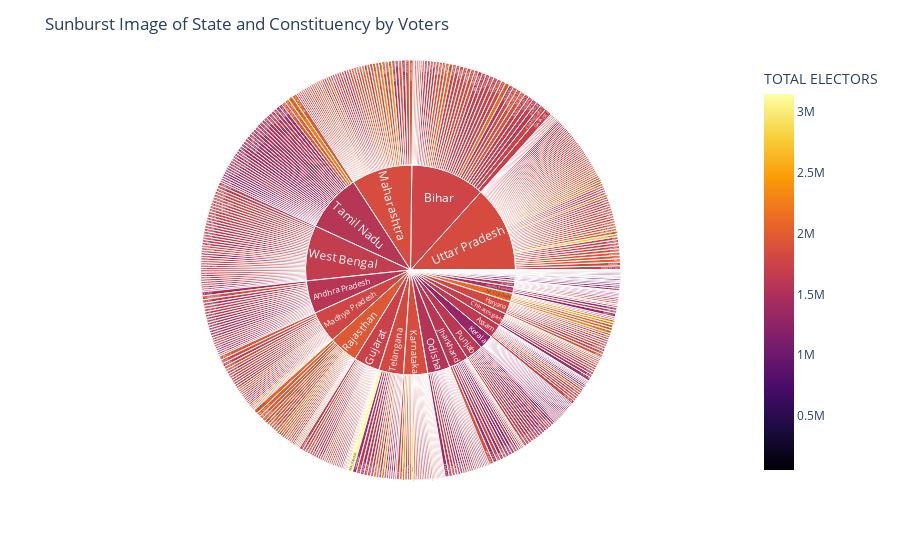

Notebook cell for this chart:
### Markdown cell above
#### Sunburst image of all the States and Constituencies

### Code cell
st_con_vt=vote[['STATE','CONSTITUENCY','TOTAL ELECTORS']]

fig = px.sunburst(st_con_vt, path=['STATE','CONSTITUENCY'], values='TOTAL ELECTORS',
                  color='TOTAL ELECTORS',
                  color_continuous_scale='Inferno')

fig.update_layout(title_text='Sunburst Image of State and Constituency by Voters')
fig.show()

### Figure 1 — Plotly figure (JSON) as saved in the notebook; plotly's stock layout.template omitted (floating-point values rounded to 4 significant figures; data arrays with more than 128 entries replaced by an {"elided": "..."} marker saying what was removed)
{"data": [{"branchvalues": "total", "customdata": {"elided": "578x1 float values"}, "domain": {"x": [0, 1], "y": [0, 1]}, "hovertemplate": "labels=%{label}<br>TOTAL ELECTORS_sum=%{value}<br>parent=%{parent}<br>id=%{id}<br>TOTAL ELECTORS=%{color}<extra></extra>", "ids": {"elided": "578 str values"}, "labels": {"elided": "578 str values"}, "marker": {"coloraxis": "coloraxis", "colors": {"elided": "578 float values"}}, "name": "", "parents": {"elided": "578 str values"}, "type": "sunburst", "values": {"elided": "578 float values"}}], "layout": {"coloraxis": {"colorbar": {"title": {"text": "TOTAL ELECTORS"}}, "colorscale": [[0, "#000004"], [0.1111, "#1b0c41"], [0.2222, "#4a0c6b"], [0.3333, "#781c6d"], [0.4444, "#a52c60"], [0.5556, "#cf4446"], [0.6667, "#ed6925"], [0.7778, "#fb9b06"], [0.8889, "#f7d13d"], [1, "#fcffa4"]]}, "legend": {"tracegroupgap": 0}, "margin": {"t": 60}, "title": {"text": "Sunburst Image of State and Constituency by Voters"}}}
